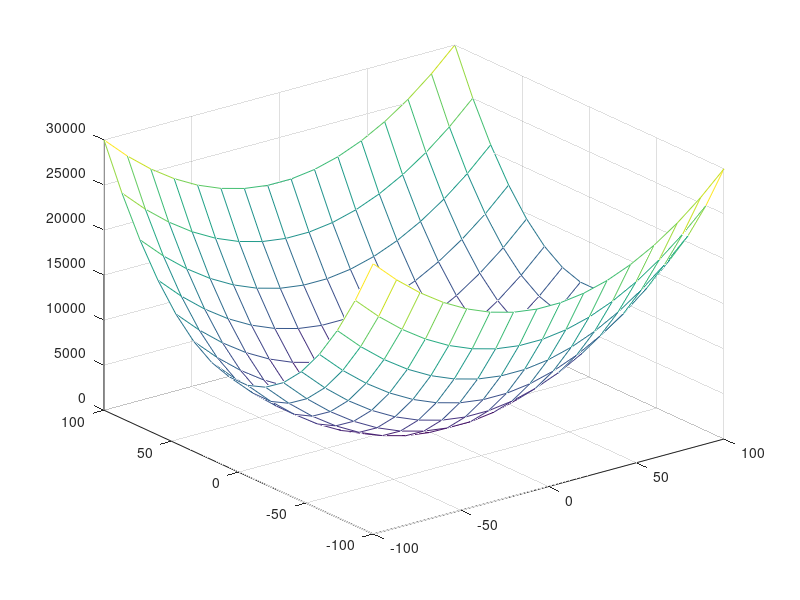

MATLAB code for this plot:
x =linspace(-100, 100, 16);
y =linspace(-100, 100, 16);
[xx, yy]=meshgrid(x, y);
bowl = xx.^2 + 2 * yy.^2;

mesh(xx, yy, bowl);
#surfl(xx, yy, bowl);
#waterfall(xx, yy, bowl);
#scatter3(xx, yy, bowl);

hold on;

x =linspace(0, 100, 10);
y =linspace(0, 0, 10);
line=100*x;
#plot3(x, y, line);


x =linspace(-100, 100, 2);
y =linspace(-100, 100, 2);
[xx, yy]=meshgrid(x, y);
plane=100*xx;
#surf(xx, yy, plane);


#ribbon([1:10
#       11:20]);

